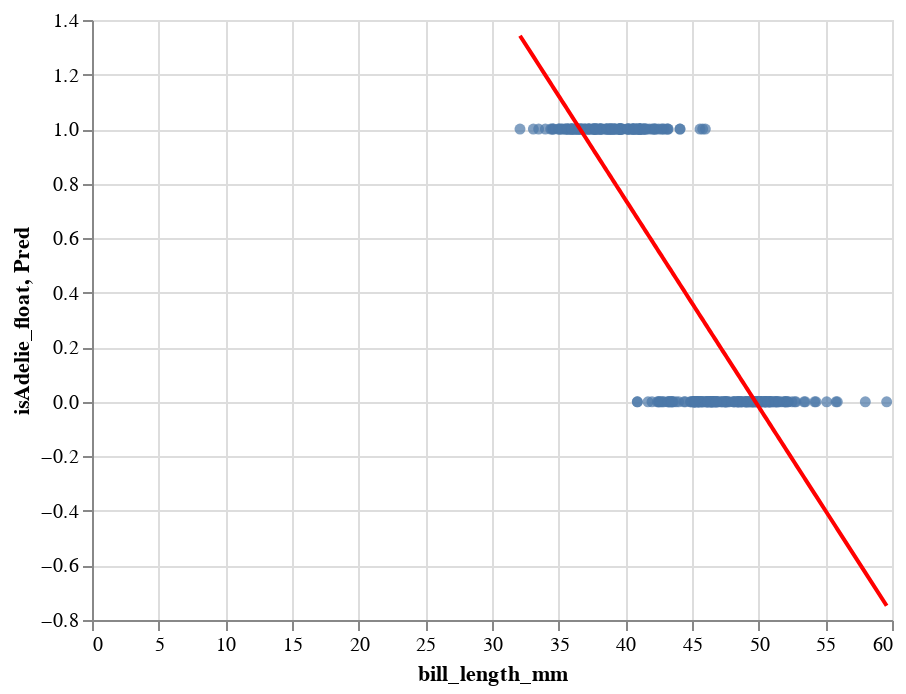

The notebook cell saved with this chart:
### Code cell
c+c1

### Figure 1 — Vega-Lite specification as saved in the notebook (floating-point values rounded to 4 significant figures; data arrays with more than 128 entries replaced by an {"elided": "..."} marker saying what was removed)
{"config": {"view": {"continuousWidth": 400, "continuousHeight": 300}}, "layer": [{"mark": "circle", "encoding": {"x": {"type": "quantitative", "field": "bill_length_mm"}, "y": {"type": "quantitative", "field": "isAdelie_float"}}}, {"mark": {"type": "line", "color": "red"}, "encoding": {"x": {"type": "quantitative", "field": "bill_length_mm"}, "y": {"type": "quantitative", "field": "Pred"}}}], "data": {"name": "data-b540fa4def4344499660eb036ae53e87"}, "$schema": "https://vega.github.io/schema/vega-lite/v4.8.1.json", "datasets": {"data-b540fa4def4344499660eb036ae53e87": {"elided": "333 records"}}}
